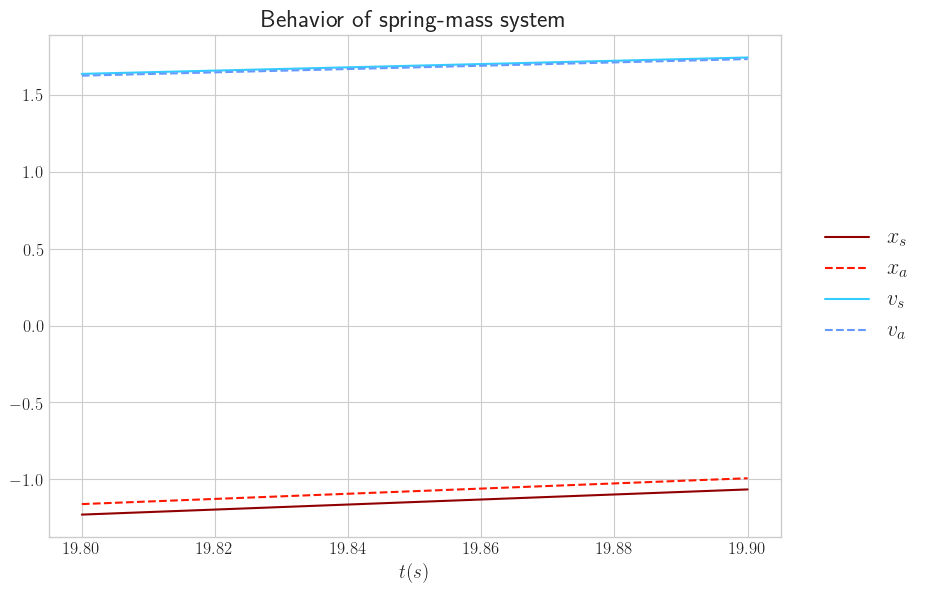

Generate this figure with Python:
import sys
import numpy as np
import matplotlib.pyplot as plt
import seaborn as sns

from spr_sym import *
from load import *

def lag_sym(input_file, output_file):
    '''
    Input: 
    x0, v0: Initial values of x and v.
    t: total time taken
    h: time increment 
    
    Plot the lag of x(t) and v(t) computed by the symplectic Euler
    method compared to the analytic solutions for large t.
    '''
    sns.set_style('whitegrid')
        
    plt.rc('figure',figsize=[9.45, 6.53]) 
    plt.rc('font',size=12)
    plt.rc('text', usetex=True)    
    
    [x0, v0, t, h] = load_num(input_file)
    (I, X, V) = spring_sym(x0, v0, t, h)
    Xa = v0 * np.sin(I) + x0 * np.cos(I)
    Va = v0 * np.cos(I) - x0 * np.sin(I)    
    
    cut = int(len(X)*0.99)
    X = X[cut:]
    V = V[cut:]
    I = I[cut:]
    Xa = Xa[cut:]
    Va = Va[cut:]
    
    plt.plot(I, X, label='$x_s$', color=plt.cm.hot(0.2))
    plt.plot(I, Xa, label='$x_a$', color=plt.cm.hot(0.4), ls='--') 
    plt.plot(I, V, label='$v_s$', color=plt.cm.cool(0.2))    
    plt.plot(I, Va, label='$v_a$', color=plt.cm.cool(0.4), ls='--') 
    
    plt.xlabel('$t(s)$', fontsize=14)
    
    plt.legend(bbox_to_anchor=(1.2,0.5),loc='center right', fontsize=16)
    plt.title('Behavior of spring-mass system', fontsize=18)
    plt.savefig(output_file, bbox_inches='tight')

if __name__ == '__main__':
    input_file = sys.argv[1]
    output_file = sys.argv[2]
    lag_sym(input_file, output_file)
